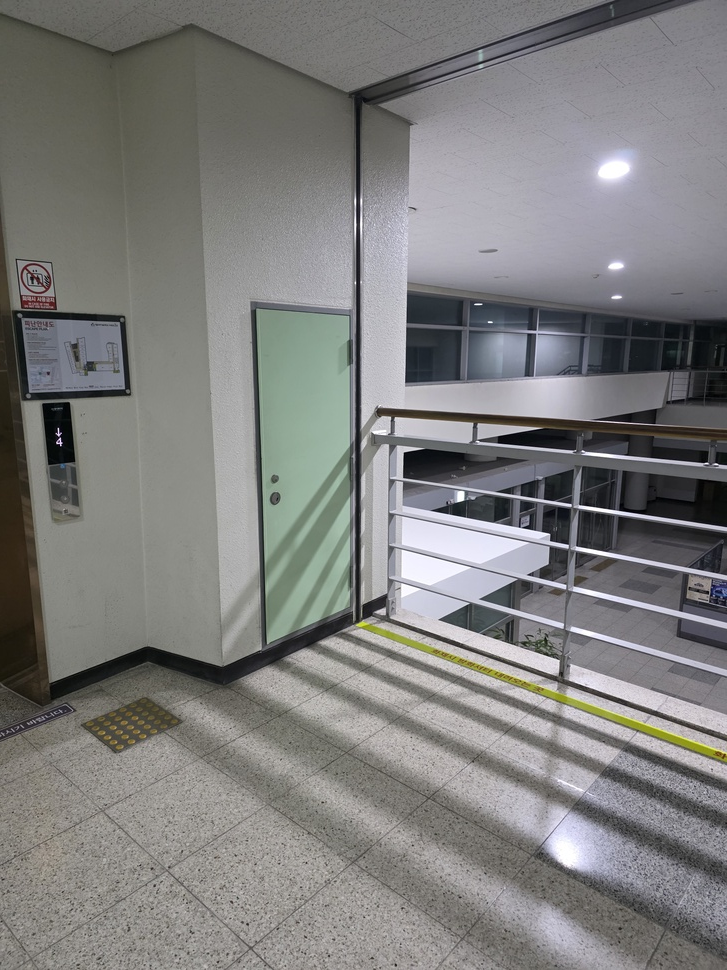
#> input picture image/image_01.jpg, 727 x 970 px, shrunk from 3000 x 4000 before the run
$ python Panorama_Maker.py
#> lines starting #> are read from the running program, lines starting #| are printed output that depends on the picture; after the words box and inside, x2 and y2 are one past the last pixel; in counts of white or black regions, pixels touching at a corner belong together
import cv2
import numpy as np
import math

# 1. 이미지를 원통형 좌표계로 변형하는 함수 (핵심 추가 기능)
def cylindrical_warp(img, focal_length=None):
    h, w = img.shape[:2]

    # 초점 거리(f)가 주어지지 않으면 대략적인 값(이미지 너비)으로 추정합니다.
    # (실제 완벽한 투영을 위해서는 카메라의 내부 파라미터가 필요하지만,
    # 일반적인 스마트폰 사진에서는 f = width 정도면 적절히 작동합니다.)
    if focal_length is None:
        f = w
    else:
        f = focal_length

    # 원통형 좌표계를 평면으로 펼치기 위한 좌표 매핑 (Backward Warping)
    y_i, x_i = np.indices((h, w))
    X = (x_i - w / 2.0)
    Y = (y_i - h / 2.0)

    # 3D 원통 상의 좌표 계산
    theta = X / f
    X_cyl = np.sin(theta)
    Z_cyl = np.cos(theta)
    Y_cyl = Y / f

    # 다시 2D 소스 이미지 좌표로 투영
    x_src = (f * X_cyl / Z_cyl) + w / 2.0
    y_src = (f * Y_cyl / Z_cyl) + h / 2.0

    # OpenCV remap을 사용하여 픽셀 값을 빠르게 매핑
    map_x = x_src.astype(np.float32)
    map_y = y_src.astype(np.float32)

    warped_img = cv2.remap(img, map_x, map_y, cv2.INTER_LINEAR, borderMode=cv2.BORDER_CONSTANT, borderValue=(0, 0, 0))

    return warped_img

def stitch_multiple_images(image_paths):
    # 이미지 로드
    raw_images = [cv2.imread(path) for path in image_paths]
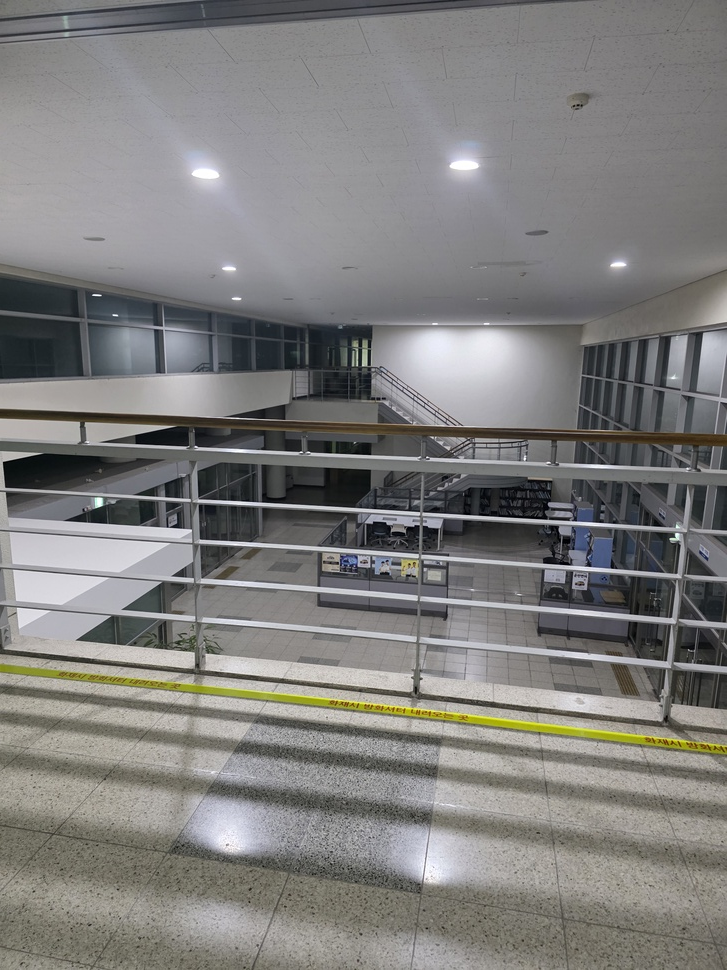
#> input picture image/image_02.jpg, 727 x 970 px, shrunk from 3000 x 4000 before the run
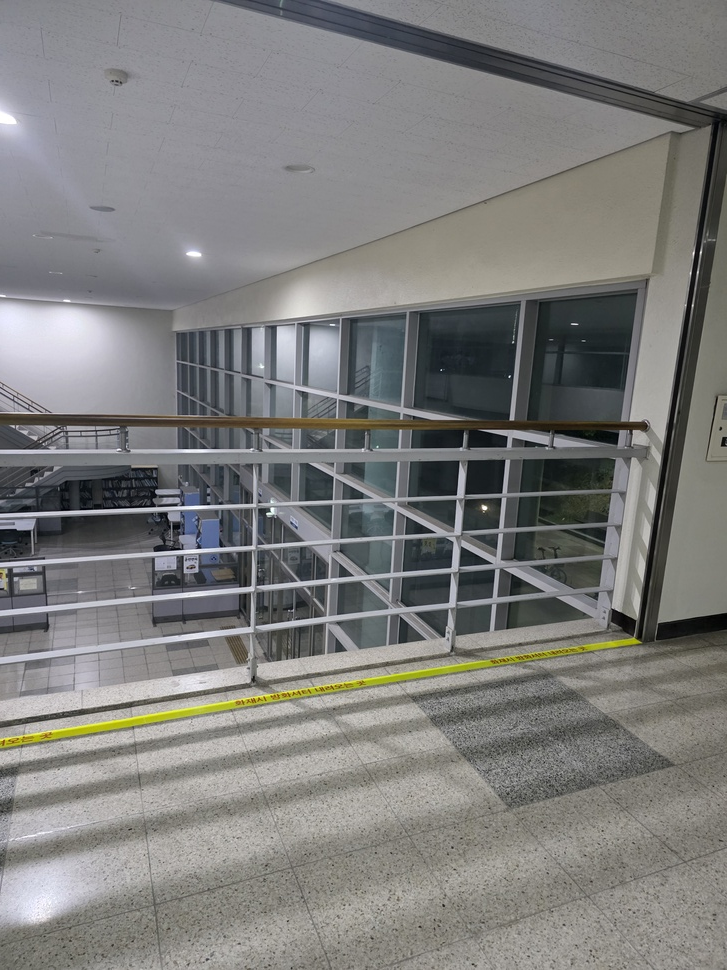
#> input picture image/image_03.jpg, 727 x 970 px, shrunk from 3000 x 4000 before the run
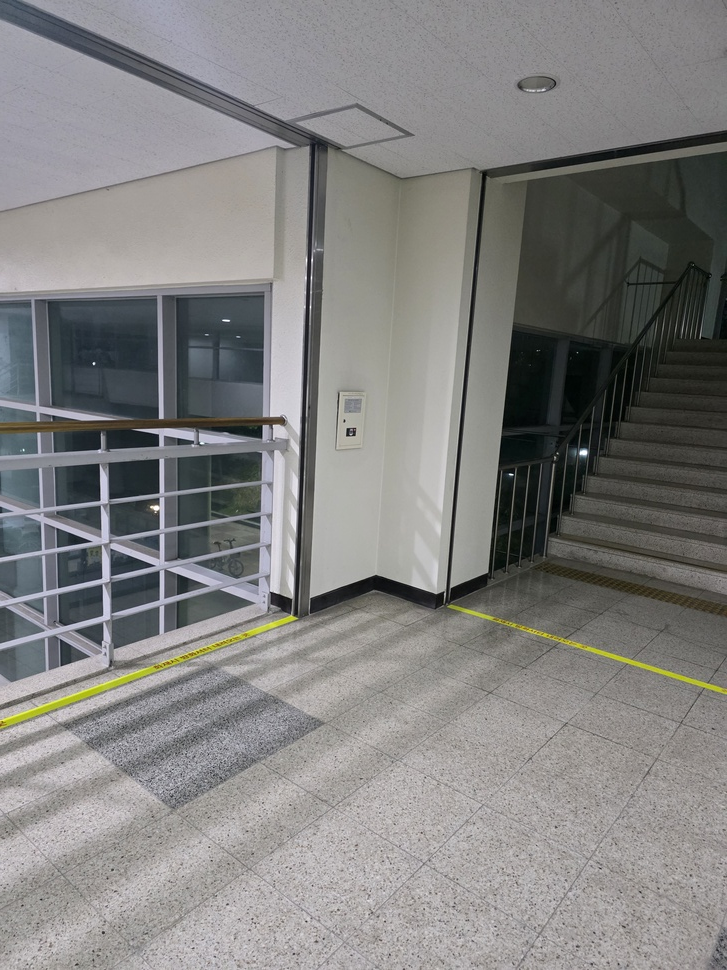
#> input picture image/image_04.jpg, 727 x 970 px, shrunk from 3000 x 4000 before the run
#> raw_images = 4 items
    if any(img is None for img in raw_images):
        print("경로에 이미지가 없습니다. 파일 경로를 다시 확인해주세요.")
        return None

    # ★ 가산점 포인트: 모든 이미지를 매칭 전에 원통형으로 변환합니다.
    print("원통형 투영(Cylindrical Warping) 진행 중...")
    images = [cylindrical_warp(img) for img in raw_images]
#> in cylindrical_warp, img is the input picture: shape (970, 727, 3); mean B, G, R 125.1, 126.1, 126.4
#> in cylindrical_warp (call 2), `y_i, x_i = np.indices((h, w))`: y_i: shape (970, 727) int64; 970 distinct labels, from 0 to 969
#> in cylindrical_warp, img is the input picture: shape (970, 727, 3); mean B, G, R 124.6, 126.1, 127
#> in cylindrical_warp, img is the input picture: shape (970, 727, 3); mean B, G, R 123.8, 125.3, 125.5
#> in cylindrical_warp, img is the input picture: shape (970, 727, 3); mean B, G, R 127.5, 128.6, 129.2
#> images = 4 items

    sift = cv2.SIFT_create()

    base_h, base_w = images[0].shape[:2]
#> base_h = 970; base_w = 727
    canvas_h = base_h * 2
#> canvas_h = 1940
    canvas_w = base_w * len(images)
#> canvas_w = 2908
    canvas = np.zeros((canvas_h, canvas_w, 3), dtype=np.uint8)

    start_y = canvas_h // 4
#> start_y = 485
    canvas[start_y:start_y+base_h, 0:base_w] = images[0]

    kp_prev, des_prev = sift.detectAndCompute(images[0], None)
#> kp_prev = 1503 keypoints; strongest (x, y, size): (75, 438, 2), (698, 524, 3.6), (459, 497, 6.4), (698, 568, 3.3)

    # 초기 누적 Homography 행렬 (Y축 이동 포함)
    H_acc = np.array([
        [1, 0, 0],
        [0, 1, start_y],
        [0, 0, 1]
    ], dtype=np.float64)
#> H_acc = [[1, 0, 0], [0, 1, 485], [0, 0, 1]]

    for i in range(1, len(images)):
        print(f"이미지 {i+1} 정합 중...")
        img_curr = images[i]
        kp_curr, des_curr = sift.detectAndCompute(img_curr, None)

        index_params = dict(algorithm=1, trees=5)
        search_params = dict(checks=50)
        flann = cv2.FlannBasedMatcher(index_params, search_params)
        matches = flann.knnMatch(des_curr, des_prev, k=2)

        good_matches = []
        for m, n in matches:
            if m.distance < 0.7 * n.distance:
                good_matches.append(m)

        if len(good_matches) > 10:
            src_pts = np.float32([kp_curr[m.queryIdx].pt for m in good_matches]).reshape(-1, 1, 2)
            dst_pts = np.float32([kp_prev[m.trainIdx].pt for m in good_matches]).reshape(-1, 1, 2)

            H_curr, mask = cv2.findHomography(src_pts, dst_pts, cv2.RANSAC, 5.0)

            # 누적 행렬곱 계산
            H_acc = np.matmul(H_acc, H_curr)

            # 캔버스에 현재 이미지 워핑
            warped_img = cv2.warpPerspective(img_curr, H_acc, (canvas_w, canvas_h))

            # 검은색 배경을 제외하고 캔버스에 덮어쓰기
            warp_mask = cv2.cvtColor(warped_img, cv2.COLOR_BGR2GRAY) > 0
            canvas[warp_mask] = warped_img[warp_mask]

            kp_prev, des_prev = kp_curr, des_curr
        else:
            print(f"매칭점이 부족하여 스티칭 중단 (이미지 {i+1})")
            break
#> this loop made 3 passes
#> matches on passes 1 to 3: 2152 matches, 2112 matches, 1488 matches
#> (printed output is left out)
#> pass 1, in stitch_multiple_images, `warp_mask = cv2.cvtColor(warped_img, cv2.COLOR_BGR2GRAY) > 0`:
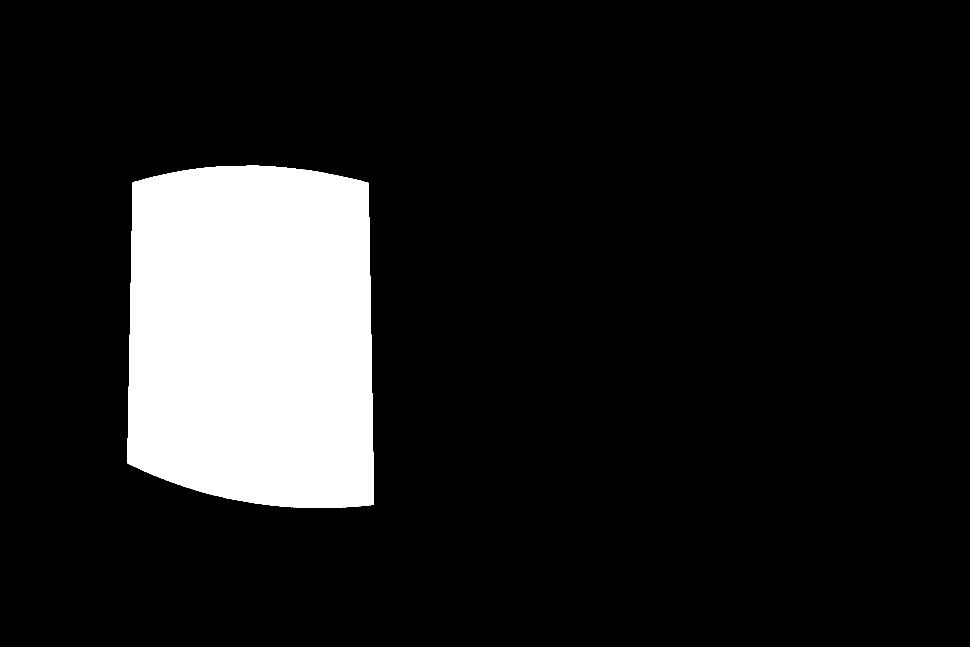
#> warp_mask: shape (1940, 2908) bool (shown at 1/3 size); 12.5% white; 1 white region, box (x1, y1, x2, y2) and area: (382, 497, 1122, 1524) 705776
#> after the loop:
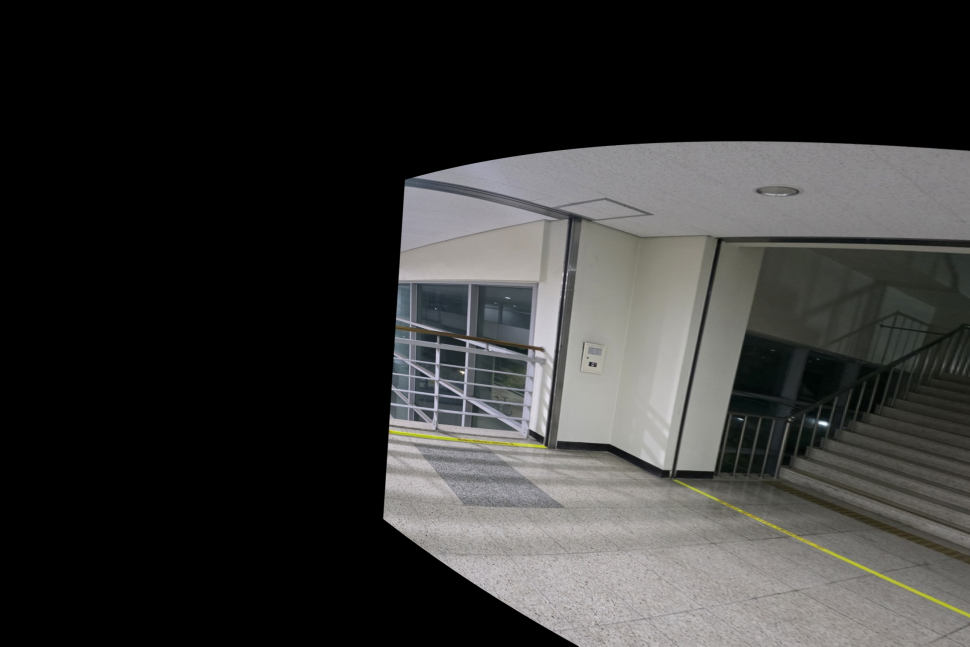
#> warped_img: shape (1940, 2908, 3) (shown at 1/3 size); mean B, G, R 51.1, 52.3, 52.5

    # (선택) 결과 이미지의 검은색 불필요한 여백을 대략적으로 잘라냅니다.
    # 결과를 더 깔끔하게 보기 위한 후처리입니다.
    gray_canvas = cv2.cvtColor(canvas, cv2.COLOR_BGR2GRAY)
    _, thresh = cv2.threshold(gray_canvas, 1, 255, cv2.THRESH_BINARY)
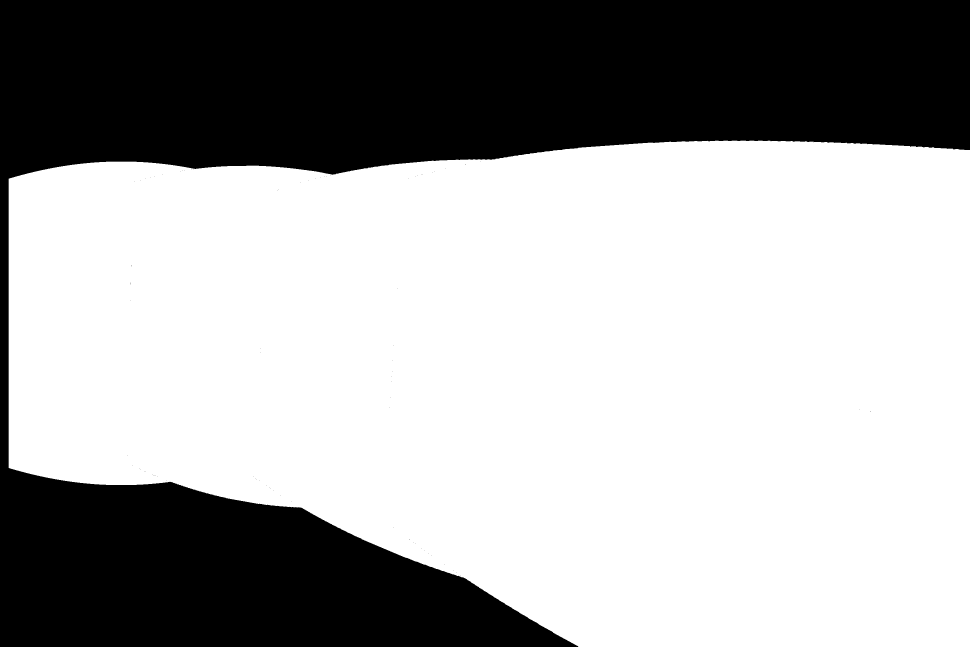
#> thresh: shape (1940, 2908) (shown at 1/3 size); 64.6% white; 82 black regions (81 under 20 px)
    contours, _ = cv2.findContours(thresh, cv2.RETR_EXTERNAL, cv2.CHAIN_APPROX_SIMPLE)
#> contours = 1 contour; box (x1, y1, x2, y2) and area: (26, 422, 2908, 1940) 3643002
    if contours:
        x, y, w, h = cv2.boundingRect(contours[0])
#> x = 26; y = 422; w = 2882; h = 1518
        canvas = canvas[y:y+h, x:x+w]
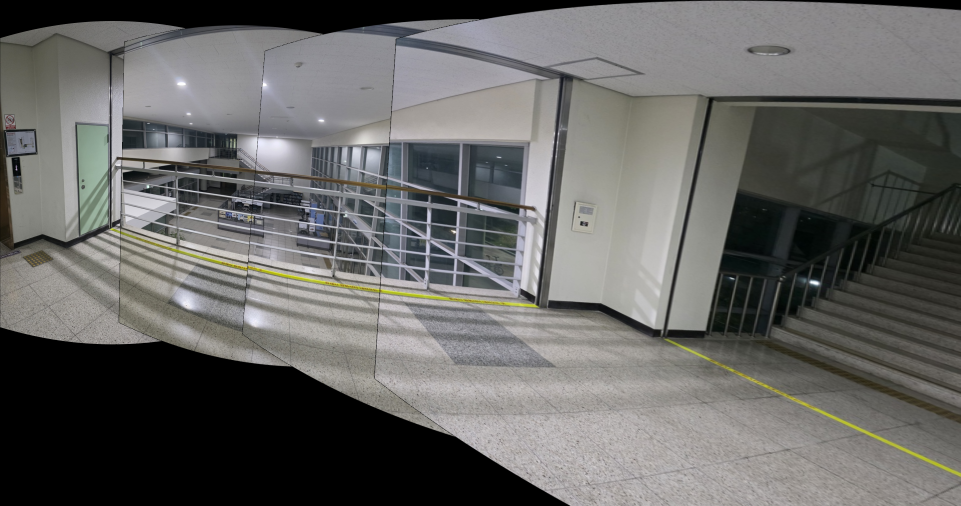
#> canvas: shape (1518, 2882, 3) (shown at 1/3 size); mean of channels 0, 1, 2 100, 102, 102.3; drawn as B, G, R

    print("스티칭 완료!")
    return canvas

if __name__ == "__main__":
    # 요청하신 이미지 경로 반영
    image_list = [
        "image/image_01.jpg",
        "image/image_02.jpg",
        "image/image_03.jpg",
        "image/image_04.jpg"
    ]

    result = stitch_multiple_images(image_list)

    if result is not None:
        cv2.imwrite("final_cylindrical_panorama.jpg", result)
        cv2.namedWindow("Cylindrical Result", cv2.WINDOW_NORMAL)
        cv2.imshow("Cylindrical Result", result)
        cv2.waitKey(0)
        cv2.destroyAllWindows()
